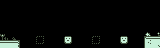

A 2D game scene composited from a Tiled map and its tileset images. What follows is a short description and the map's XML, with every tile layer's data as written:
An orthogonal 40x12 tile map with 4x4 px tiles, 3 tile layers (background, platforms, switchBoard), 1 hidden layer not drawn, 3 tilesets.

<map version="1.2" tiledversion="1.3.5" orientation="orthogonal" renderorder="right-down" width="40" height="12" tilewidth="4" tileheight="4" infinite="0" nextlayerid="12" nextobjectid="1">
 <tileset firstgid="1" source="Tilesets/Tileset1.tsx" />
 <tileset firstgid="101" source="Tilesets/switchBlocks.tsx" />
 <tileset firstgid="173" source="Tilesets/spawnSprites.tsx" />
 <layer id="11" name="background" width="40" height="12">
  <data encoding="csv">
0,0,0,0,0,0,0,0,0,0,0,0,0,0,0,0,0,0,0,0,0,0,0,0,0,0,0,0,0,0,0,0,0,0,0,0,0,0,0,0,
0,0,0,0,0,0,0,0,0,0,0,0,0,0,0,0,0,0,0,0,0,0,0,0,0,0,0,0,0,0,0,0,0,0,0,0,0,0,0,0,
0,0,0,0,0,0,0,0,0,0,0,0,0,0,0,0,0,0,0,0,0,0,0,0,0,0,0,0,0,0,0,0,0,0,0,0,0,0,0,0,
0,0,0,0,0,0,0,0,0,0,0,0,0,0,0,0,0,0,0,0,0,0,0,0,0,0,0,0,0,0,0,0,0,0,0,0,0,0,0,0,
0,0,0,0,0,0,0,0,0,0,0,0,0,0,0,0,0,0,0,0,0,0,0,0,0,0,0,0,0,0,0,0,0,0,0,0,0,0,0,0,
0,0,0,0,0,0,0,0,0,0,0,0,0,0,0,0,0,0,0,0,0,0,0,0,0,0,0,0,0,0,0,0,0,0,0,0,0,0,0,0,
0,0,0,0,0,0,0,0,0,0,0,0,0,0,0,0,0,0,0,0,0,0,0,0,0,0,0,0,0,0,0,0,0,0,0,0,0,0,0,0,
0,0,0,0,0,0,0,0,0,0,0,0,0,0,0,0,0,0,0,0,0,0,0,0,0,0,0,0,0,0,0,0,0,0,0,0,0,0,0,0,
17,18,0,0,0,0,0,0,0,0,0,0,0,0,0,0,0,0,0,0,0,0,0,0,0,0,0,0,0,0,0,0,0,0,0,0,14,15,0,5,
27,6,0,28,0,0,0,0,0,0,0,0,0,0,0,0,0,0,0,0,0,0,0,0,0,0,0,0,0,0,0,0,0,0,0,0,0,0,0,0,
12,12,12,12,12,0,0,0,0,0,0,0,0,0,0,0,0,0,0,0,0,0,0,0,0,0,0,0,0,0,0,0,0,0,0,0,0,95,12,12,
12,12,12,12,12,0,0,0,0,0,0,0,0,0,0,0,0,0,0,0,0,0,0,0,0,0,0,0,0,0,0,0,0,0,0,0,0,12,12,96
</data>
 </layer>
 <layer id="2" name="platforms" width="40" height="12">
  <properties>
   <property name="Collidable" type="bool" value="true" />
  </properties>
  <data encoding="csv">
0,0,0,0,0,0,0,0,0,0,0,0,0,0,0,0,0,0,0,0,0,0,0,0,0,0,0,0,0,0,0,0,0,0,0,0,0,0,0,0,
0,0,0,0,0,0,0,0,0,0,0,0,0,0,0,0,0,0,0,0,0,0,0,0,0,0,0,0,0,0,0,0,0,0,0,0,0,0,0,0,
0,0,0,0,0,0,0,0,0,0,0,0,0,0,0,0,0,0,0,0,0,0,0,0,0,0,0,0,0,0,0,0,0,0,0,0,0,0,0,0,
0,0,0,0,0,0,0,0,0,0,0,0,0,0,0,0,0,0,0,0,0,0,0,0,0,0,0,0,0,0,0,0,0,0,0,0,0,0,0,0,
0,0,0,0,0,0,0,0,0,0,0,0,0,0,0,0,0,0,0,0,0,0,0,0,0,0,0,0,0,0,0,0,0,0,0,0,0,0,0,0,
0,0,0,0,0,0,0,0,0,0,0,0,0,0,0,0,0,0,0,0,0,0,0,0,0,0,0,0,0,0,0,0,0,0,0,0,0,0,0,0,
0,0,0,0,0,0,0,0,0,0,0,0,0,0,0,0,0,0,0,0,0,0,0,0,0,0,0,0,0,0,0,0,0,0,0,0,0,0,0,0,
0,0,0,0,0,0,0,0,0,0,0,0,0,0,0,0,0,0,0,0,0,0,0,0,0,0,0,0,0,0,0,0,0,0,0,0,0,0,0,0,
0,0,0,0,0,0,0,0,0,0,0,0,0,0,0,0,0,0,0,0,0,0,0,0,0,0,0,0,0,0,0,0,0,0,0,0,0,0,0,0,
0,0,0,0,0,0,0,0,0,0,0,0,0,0,0,0,0,0,0,0,0,0,0,0,0,0,0,0,0,0,0,0,0,0,0,0,1,2,2,2,
2,2,2,2,3,0,0,0,0,0,0,0,0,0,0,0,0,0,0,0,0,0,0,0,0,0,0,0,0,0,0,0,0,0,0,0,11,0,0,0,
0,0,0,0,13,0,0,0,0,0,0,0,0,0,0,0,0,0,0,0,0,0,0,0,0,0,0,0,0,0,0,0,0,0,0,0,11,0,0,0
</data>
 </layer>
 <layer id="8" name="switchBoard" width="40" height="12">
  <properties>
   <property name="switchBlock" type="bool" value="true" />
   <property name="switchDelay" type="float" value="0.8" />
  </properties>
  <data encoding="csv">
0,0,0,0,0,0,0,0,0,0,0,0,0,0,0,0,0,0,0,0,0,0,0,0,0,0,0,0,0,0,0,0,0,0,0,0,0,0,0,0,
0,0,0,0,0,0,0,0,0,0,0,0,0,0,0,0,0,0,0,0,0,0,0,0,0,0,0,0,0,0,0,0,0,0,0,0,0,0,0,0,
0,0,0,0,0,0,0,0,0,0,0,0,0,0,0,0,0,0,0,0,0,0,0,0,0,0,0,0,0,0,0,0,0,0,0,0,0,0,0,0,
0,0,0,0,0,0,0,0,0,0,0,0,0,0,0,0,0,0,0,0,0,0,0,0,0,0,0,0,0,0,0,0,0,0,0,0,0,0,0,0,
0,0,0,0,0,0,0,0,0,0,0,0,0,0,0,0,0,0,0,0,0,0,0,0,0,0,0,0,0,0,0,0,0,0,0,0,0,0,0,0,
0,0,0,0,0,0,0,0,0,0,0,0,0,0,0,0,0,0,0,0,0,0,0,0,0,0,0,0,0,0,0,0,0,0,0,0,0,0,0,0,
0,0,0,0,0,0,0,0,0,0,0,0,0,0,0,0,0,0,0,0,0,0,0,0,0,0,0,0,0,0,0,0,0,0,0,0,0,0,0,0,
0,0,0,0,0,0,0,0,0,0,0,0,0,0,0,0,0,0,0,0,0,0,0,0,0,0,0,0,0,0,0,0,0,0,0,0,0,0,0,0,
0,0,0,0,0,0,0,0,0,0,0,0,0,0,0,0,0,0,0,0,0,0,0,0,0,0,0,0,0,0,0,0,0,0,0,0,0,0,0,0,
0,0,0,0,0,0,0,0,0,101,103,0,0,0,0,0,137,139,0,0,0,0,0,101,103,0,0,0,0,0,137,139,0,0,0,0,0,0,0,0,
0,0,0,0,0,0,0,0,0,125,127,0,0,0,0,0,161,163,0,0,0,0,0,125,127,0,0,0,0,0,161,163,0,0,0,0,0,0,0,0,
0,0,0,0,0,0,0,0,0,0,0,0,0,0,0,0,0,0,0,0,0,0,0,0,0,0,0,0,0,0,0,0,0,0,0,0,0,0,0,0
</data>
 </layer>
 <layer id="10" name="spawnSprites" width="40" height="12" visible="0">
  <properties>
   <property name="spawn" type="bool" value="true" />
  </properties>
  <data encoding="csv">
0,0,0,0,0,0,0,0,0,0,0,0,0,0,0,0,0,0,0,0,0,0,0,0,0,0,0,0,0,0,0,0,0,0,0,0,0,0,0,0,
0,0,0,0,0,0,0,0,0,0,0,0,0,0,0,0,0,0,0,0,0,0,0,0,0,0,0,0,0,0,0,0,0,0,0,0,0,0,0,0,
0,0,0,0,0,0,0,0,0,0,0,0,0,0,0,0,0,0,0,0,0,0,0,0,0,0,0,0,0,0,0,0,0,0,0,0,0,0,0,0,
0,0,0,0,0,0,0,0,0,0,0,0,0,0,0,0,0,0,0,0,0,0,0,0,0,0,0,0,0,0,0,0,0,0,0,0,0,0,0,0,
0,0,0,0,0,0,0,0,0,0,0,0,0,0,0,0,0,0,0,0,0,0,0,0,0,0,0,0,0,0,0,0,0,0,0,0,0,0,0,0,
0,0,0,0,0,0,0,0,0,0,0,0,0,0,0,0,0,0,0,0,0,0,0,0,0,0,0,0,0,0,0,0,0,0,0,0,0,0,0,0,
0,0,0,0,0,0,0,0,0,0,0,0,0,0,0,0,0,0,0,0,0,0,0,0,0,0,0,0,0,0,0,0,0,0,0,0,0,0,0,0,
0,0,0,0,0,0,0,0,0,0,0,0,0,0,0,0,0,0,0,0,0,0,0,0,0,0,0,0,0,0,0,0,0,0,0,0,0,0,0,0,
0,0,0,0,0,0,0,0,0,0,0,0,0,0,0,0,0,0,0,0,0,0,0,0,0,0,0,0,0,0,0,0,0,0,0,0,0,0,0,0,
173,0,0,0,0,0,0,0,0,0,0,0,0,0,0,0,0,0,0,0,0,0,0,0,0,0,0,0,0,0,0,0,0,0,0,0,0,0,0,0,
0,0,0,0,0,0,0,0,0,0,0,0,0,0,0,0,0,0,0,0,0,0,0,0,0,0,0,0,0,0,0,0,0,0,0,0,0,0,0,0,
0,0,0,0,0,0,0,0,0,0,0,0,0,0,0,0,0,0,0,0,0,0,0,0,0,0,0,0,0,0,0,0,0,0,0,0,0,0,0,0
</data>
 </layer>
</map>
